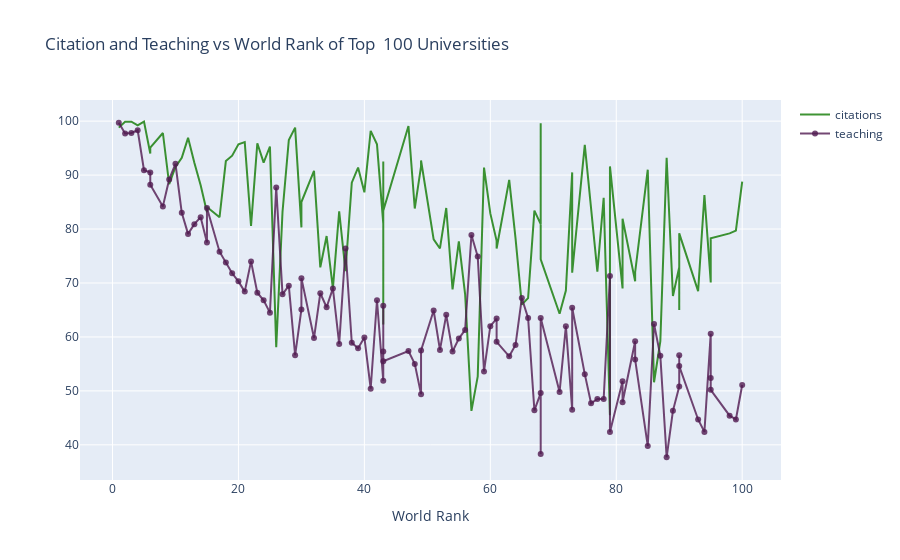

The cell this chart's notebook holds for it:
### Code cell
df= timesData.iloc[:100,:]
#creating trace 1
trace1=go.Scatter(
                  x=df.world_rank,
                  y=df.citations,
                  mode='lines',
                  marker=dict(color='rgba(16,122,2,0.8)'),
                  name='citations',
                  text=df.university_name)
#creating trace 2
trace2=go.Scatter(
                  x=df.world_rank,
                  y=df.teaching,
                  mode='lines+markers',
                  name='teaching',
                  marker= dict(color = 'rgba(80,26,80,0.8)'),
                  text=df.university_name
)
data=[trace1, trace2]
layout=dict(title='Citation and Teaching vs World Rank of Top  100 Universities',
             xaxis=dict(title='World Rank',ticklen=5,           zeroline=False))
fig=dict(data=data,layout=layout)
iplot(fig)

### Figure 1 — Plotly figure (JSON) as saved in the notebook; plotly's stock layout.template omitted (floating-point values rounded to 4 significant figures)
{"data": [{"marker": {"color": "rgba(16,122,2,0.8)"}, "mode": "lines", "name": "citations", "text": ["Harvard University", "California Institute of Technology", "Massachusetts Institute of Technology", "Stanford University", "Princeton University", "University of Cambridge", "University of Oxford", "University of California, Berkeley", "Imperial College London", "Yale University", "University of California, Los Angeles", "University of Chicago", "Johns Hopkins University", "Cornell University", "ETH Zurich – Swiss Federal Institute of Technology Zurich", "University of Michigan", "University of Toronto", "Columbia University", "University of Pennsylvania", "Carnegie Mellon University", "University of Hong Kong", "University College London", "University of Washington", "Duke University", "Northwestern University", "University of Tokyo", "Georgia Institute of Technology", "Pohang University of Science and Technology", "University of California, Santa Barbara", "University of British Columbia", "University of North Carolina at Chapel Hill", "University of California, San Diego", "University of Illinois at Urbana-Champaign", "National University of Singapore", "McGill University", "University of Melbourne", "Peking University", "Washington University in St Louis", "École Polytechnique", "University of Edinburgh", "Hong Kong University of Science and Technology", "École Normale Supérieure", "Australian National University", "Karolinska Institute", "University of Göttingen", "University of Wisconsin", "Rice University", "École Polytechnique Fédérale de Lausanne", "University of California, Irvine", "University of Science and Technology of China", "Vanderbilt University", "University of Minnesota", "Tufts University", "University of California, Davis", "Brown University", "University of Massachusetts", "Kyoto University", "Tsinghua University", "Boston University", "New York University", "Emory University", "LMU Munich", "University of Notre Dame", "University of Pittsburgh", "Case Western Reserve University", "Ohio State University", "University of Colorado Boulder", "University of Bristol", "University of California, Santa Cruz", "Yeshiva University", "University of Sydney", "University of Virginia", "University of Adelaide", "University of Southern California", "William & Mary", "Trinity College Dublin", "King’s College London", "Stony Brook University", "Korea Advanced Institute of Science and Technology (KAIST)", "University of Sussex", "The University of Queensland", "University of York", "Heidelberg University", "University of Utah", "Durham University", "London School of Economics and Political Science", "University of Manchester", "Royal Holloway, University of London", "Lund University", "University of Southampton", "University of Zurich", "Wake Forest University", "McMaster University", "University College Dublin", "George Washington University", "University of Arizona", "University of Basel", "University of Maryland, College Park", "Dartmouth College", "École Normale Supérieure de Lyon"], "type": "scatter", "x": ["1", "2", "3", "4", "5", "6", "6", "8", "9", "10", "11", "12", "13", "14", "15", "15", "17", "18", "19", "20", "21", "22", "23", "24", "25", "26", "27", "28", "29", "30", "30", "32", "33", "34", "35", "36", "37", "38", "39", "40", "41", "42", "43", "43", "43", "43", "47", "48", "49", "49", "51", "52", "53", "54", "55", "56", "57", "58", "59", "60", "61", "61", "63", "64", "65", "66", "67", "68", "68", "68", "71", "72", "73", "73", "75", "76", "77", "78", "79", "79", "81", "81", "83", "83", "85", "86", "87", "88", "89", "90", "90", "90", "93", "94", "95", "95", "95", "98", "99", "100"], "y": [98.8, 99.9, 99.9, 99.2, 99.9, 94, 95.1, 97.8, 88.3, 91.5, 93.2, 96.9, 92.3, 88.1, 83.1, 84.1, 82.2, 92.6, 93.6, 95.7, 96.1, 80.6, 95.9, 92.3, 95.3, 58.1, 83.2, 96.5, 98.8, 80.3, 85, 90.8, 72.9, 78.7, 69, 83.3, 72.2, 88.6, 91.4, 86.8, 98.2, 95.7, 81, 62.3, 92.5, 83.4, 99.1, 83.8, 91.6, 92.7, 78.1, 76.4, 83.9, 68.8, 77.7, 67.9, 46.3, 52.7, 91.4, 82.9, 77.8, 76.4, 89.1, 78.3, 66, 67.2, 83.4, 80.9, 99.6, 74.4, 64.3, 68.6, 90.5, 71.9, 95.6, 84.4, 72.1, 85.8, 45.5, 91.6, 69, 81.9, 70.3, 72, 91, 51.6, 59.2, 93.2, 67.6, 72.9, 65, 79.2, 68.5, 86.3, 70.2, 70.1, 78.3, 79.2, 79.7, 88.8]}, {"marker": {"color": "rgba(80,26,80,0.8)"}, "mode": "lines+markers", "name": "teaching", "text": ["Harvard University", "California Institute of Technology", "Massachusetts Institute of Technology", "Stanford University", "Princeton University", "University of Cambridge", "University of Oxford", "University of California, Berkeley", "Imperial College London", "Yale University", "University of California, Los Angeles", "University of Chicago", "Johns Hopkins University", "Cornell University", "ETH Zurich – Swiss Federal Institute of Technology Zurich", "University of Michigan", "University of Toronto", "Columbia University", "University of Pennsylvania", "Carnegie Mellon University", "University of Hong Kong", "University College London", "University of Washington", "Duke University", "Northwestern University", "University of Tokyo", "Georgia Institute of Technology", "Pohang University of Science and Technology", "University of California, Santa Barbara", "University of British Columbia", "University of North Carolina at Chapel Hill", "University of California, San Diego", "University of Illinois at Urbana-Champaign", "National University of Singapore", "McGill University", "University of Melbourne", "Peking University", "Washington University in St Louis", "École Polytechnique", "University of Edinburgh", "Hong Kong University of Science and Technology", "École Normale Supérieure", "Australian National University", "Karolinska Institute", "University of Göttingen", "University of Wisconsin", "Rice University", "École Polytechnique Fédérale de Lausanne", "University of California, Irvine", "University of Science and Technology of China", "Vanderbilt University", "University of Minnesota", "Tufts University", "University of California, Davis", "Brown University", "University of Massachusetts", "Kyoto University", "Tsinghua University", "Boston University", "New York University", "Emory University", "LMU Munich", "University of Notre Dame", "University of Pittsburgh", "Case Western Reserve University", "Ohio State University", "University of Colorado Boulder", "University of Bristol", "University of California, Santa Cruz", "Yeshiva University", "University of Sydney", "University of Virginia", "University of Adelaide", "University of Southern California", "William & Mary", "Trinity College Dublin", "King’s College London", "Stony Brook University", "Korea Advanced Institute of Science and Technology (KAIST)", "University of Sussex", "The University of Queensland", "University of York", "Heidelberg University", "University of Utah", "Durham University", "London School of Economics and Political Science", "University of Manchester", "Royal Holloway, University of London", "Lund University", "University of Southampton", "University of Zurich", "Wake Forest University", "McMaster University", "University College Dublin", "George Washington University", "University of Arizona", "University of Basel", "University of Maryland, College Park", "Dartmouth College", "École Normale Supérieure de Lyon"], "type": "scatter", "x": ["1", "2", "3", "4", "5", "6", "6", "8", "9", "10", "11", "12", "13", "14", "15", "15", "17", "18", "19", "20", "21", "22", "23", "24", "25", "26", "27", "28", "29", "30", "30", "32", "33", "34", "35", "36", "37", "38", "39", "40", "41", "42", "43", "43", "43", "43", "47", "48", "49", "49", "51", "52", "53", "54", "55", "56", "57", "58", "59", "60", "61", "61", "63", "64", "65", "66", "67", "68", "68", "68", "71", "72", "73", "73", "75", "76", "77", "78", "79", "79", "81", "81", "83", "83", "85", "86", "87", "88", "89", "90", "90", "90", "93", "94", "95", "95", "95", "98", "99", "100"], "y": [99.7, 97.7, 97.8, 98.3, 90.9, 90.5, 88.2, 84.2, 89.2, 92.1, 83, 79.1, 80.9, 82.2, 77.5, 83.9, 75.8, 73.8, 71.8, 70.3, 68.4, 74, 68.2, 66.8, 64.5, 87.7, 67.9, 69.5, 56.6, 65.1, 70.9, 59.8, 68.1, 65.5, 69, 58.7, 76.4, 58.9, 57.9, 59.9, 50.4, 66.8, 51.9, 65.8, 57.3, 55.5, 57.4, 55, 49.4, 57.5, 64.9, 57.6, 64.1, 57.3, 59.7, 61.3, 78.9, 74.9, 53.6, 62, 63.4, 59.1, 56.4, 58.5, 67.2, 63.5, 46.4, 49.6, 38.3, 63.5, 49.8, 62, 46.5, 65.4, 53.1, 47.7, 48.5, 48.5, 71.3, 42.4, 51.8, 47.9, 59.2, 55.8, 39.8, 62.4, 56.5, 37.7, 46.3, 50.8, 56.6, 54.6, 44.7, 42.4, 60.6, 52.4, 50.2, 45.4, 44.7, 51.1]}], "layout": {"title": {"text": "Citation and Teaching vs World Rank of Top  100 Universities"}, "xaxis": {"ticklen": 5, "title": {"text": "World Rank"}, "zeroline": false}}}
